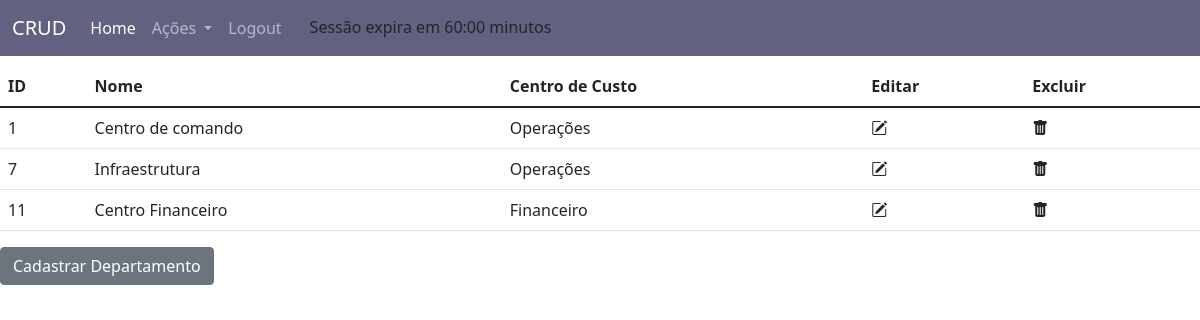
Screenshot of /pages/departamento.php (signed in) with the database file from the repository.
### tables this page shows
CREATE TABLE IF NOT EXISTS `departamento` (
  `id` int NOT NULL AUTO_INCREMENT,
  `nome` varchar(100) NOT NULL,
  `centro_de_custo_id` int NOT NULL,
  PRIMARY KEY (`id`),
  KEY `fk_departamento_centro_de_custo1_idx` (`centro_de_custo_id`),
  CONSTRAINT `fk_departamento_centro_de_custo1` FOREIGN KEY (`centro_de_custo_id`) REFERENCES `centro_de_custo` (`id`)
);

CREATE TABLE IF NOT EXISTS `centro_de_custo` (
  `id` int NOT NULL AUTO_INCREMENT,
  `nome` varchar(45) NOT NULL,
  PRIMARY KEY (`id`)
);

### App/Model/Conexao.php (called while the page is built, shortened)
<?php
class Conexao
{
    private static $instance;
    private static function env()
    {
        $dotenv = Dotenv\Dotenv::createImmutable(dirname(__DIR__, 2));
    }
    public static function getConnection()
    {
        $host = $_ENV['HOST'];
        $dbname = $_ENV['DATABASE'];
        $user = $_ENV['USER'];
        $password = $_ENV['PASSWORD'];
        $charset = $_ENV['CHARSET'];
        if(!isset(self::$instance))
        {
            $conn = "mysql:host=". $host .";dbname=".$dbname.";charset=".$charset;
            self::$instance = new \PDO($conn, $user, $password);
        }
        return self::$instance;
    }
}

### App/Model/DepartamentoDAO.php (called while the page is built, shortened)
<?php
class DepartamentoDAO
{
    public function read()
    {
        $sql = "SELECT d.id, d.nome, c.nome as centro_de_custo_nome
            FROM departamento d
            INNER JOIN centro_de_custo c ON d.centro_de_custo_id = c.id
            ORDER BY d.id ASC";
        $stmt = Conexao::getConnection()->prepare($sql);
        $stmt->execute();
        if($stmt->rowCount() > 0){
            $return = $stmt->fetchAll(\PDO::FETCH_ASSOC);
            return $return;
        }else{
            return false;
        }
    }
}

### pages/departamento.php (the view, shortened to what this page needs)
<?php require_once dirname(__DIR__).'/components/header.php'; ?>
    <table class="table crud">
        <thead>
            <tr>
                <th scope="col">ID</th>
                <th scope="col">Nome</th>
                <th scope="col">Centro de Custo</th>
                <th scope="col">Editar</th>
                <th scope="col">Excluir</th>
            </tr>
        </thead>
        <tbody>
            <?php
                $departamentoDao = new DepartamentoDAO();
            ?>
            <?php foreach ($departamentoDao->read() as $departamento): ?>
            <tr>
                <td><?= $departamento['id'] ?></td>
                <td><?= $departamento['nome'] ?></td>
                <td><?= $departamento['centro_de_custo_nome'] ?></td>
                <td><i class="bi bi-pencil-square" id_aux="<?= $departamento['id'] ?>"></i></td>
                <td><i class="bi bi-trash-fill" id_aux="<?= $departamento['id'] ?>"></i></td>
            </tr>
            <?php endforeach; ?>
        </tbody>
    </table>
    <button type="button" class="btn btn-secondary" data-bs-toggle="modal" data-bs-target="#cadastrar">Cadastrar Departamento</button>
<?php require_once dirname(__DIR__).'/components/footer.php'; ?>

### assets/css/style.css (style rules this page uses)
.bi.bi-pencil-square { cursor: pointer; }
.bi.bi-trash-fill { cursor: pointer; }

### rows the page displays
departamento: id "1", nome "Centro de comando", centro_de_custo.nome "Operações"
departamento: id "7", nome "Infraestrutura", centro_de_custo.nome "Operações"
departamento: id "11", nome "Centro Financeiro", centro_de_custo.nome "Financeiro"
